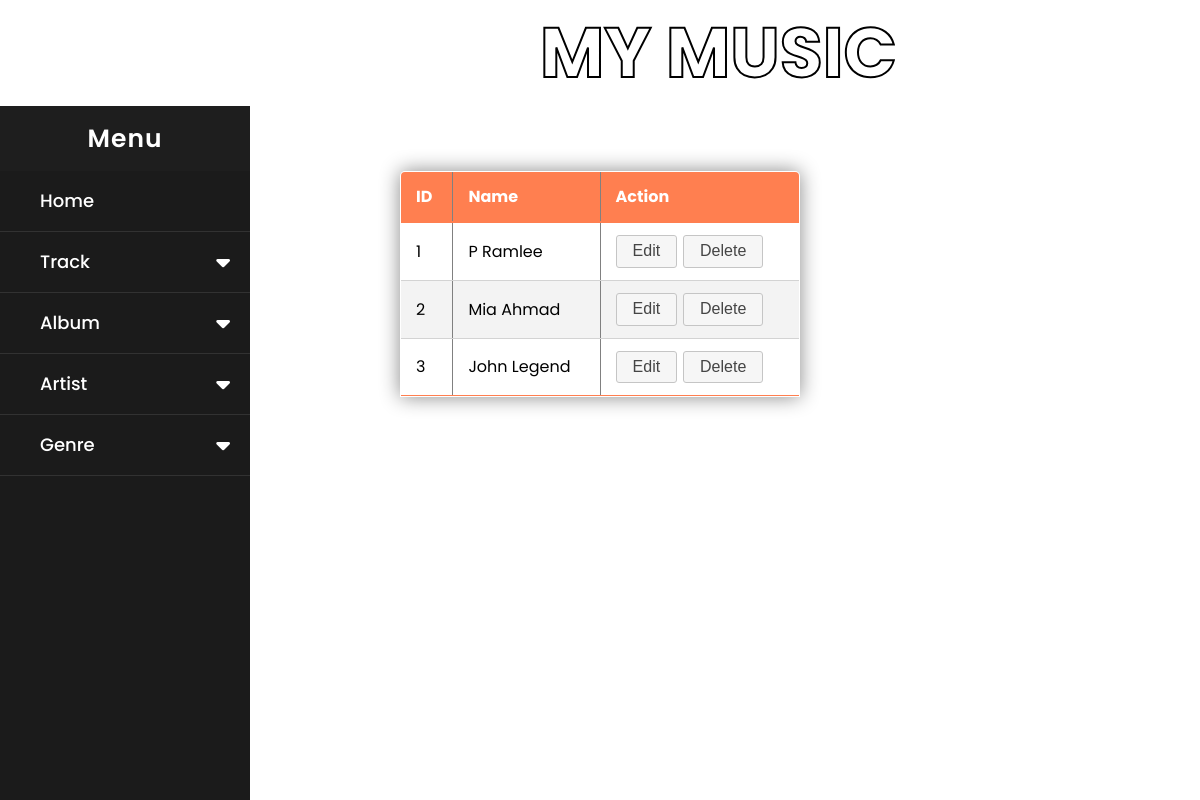
Screenshot of /indexArtist.php with the database file from the repository.
### tables this page shows
CREATE TABLE `artist` (
  `artist_id` int(11) NOT NULL,
  `name` varchar(200) DEFAULT NULL
);

### indexArtist.php (the view, shortened to what this page needs)
<?php
require_once "pdo.php";
require "home.php";
$sql = 'SELECT * FROM artist';
$statement =$pdo->prepare($sql);
$statement->execute();
$artist = $statement->fetchAll(PDO::FETCH_OBJ);
?>
<!DOCTYPE html>
<html lang="en">
<head>
</head>
<body>
    <div class="container">
      <table class="table" border="1">
        <thead>
        <tr>
          <th>ID</th>
          <th>Name</th>
          <th>Action</th>
        </tr>
      </thead>
        <?php  foreach($artist as $artist): ?>
        <tr>
          <td><?= $artist->artist_id; ?></td>
          <td><?= $artist->name; ?></td>
          <td>
          <a href="editArtist.php?artist_id=<?= $artist->artist_id ?>" class="ui-button ui-widget ui-corner-all">Edit</a>
          <a onclick="return confirm('Are you sure you want to delete this entry?')"  href="deleteArtist.php?artist_id=<?= $artist->artist_id ?>" class="ui-button ui-widget ui-corner-all">Delete</a>
          </td>
        </tr>
        <?php endforeach;  ?>
      </table>
    </div>
  </body>
  </html>

### style2.css (style rules this page uses)
* { margin: 0; padding: 0; user-select: none; box-sizing: border-box; font-family: 'Poppins', sans-serif; }

### style.css (style rules this page uses)
body { background-image: url(https://free4kwallpapers.com/uploads/originals/2021/01/20/music-wallpaper.jpg); background-size:cover; background-position: center; background-repeat: no-repeat; background-attachment: fixed; }
.container { margin-top: 65px; margin-right: 20px; margin-left: 350px; margin-bottom: 50px; }
.table { border-collapse: collapse; margin: 10px 10px 10px 50px; font-size: 16px; min-width:400px; border-radius: 5px 5px 0 0; overflow: hidden; box-shadow: 0 0 20px #888888; }
.table thead tr { background-color: coral; color: #fff; text-align: left; font-weight: bold; }
.table th, .table td { padding: 12px 15px; }
.table tr { border-bottom: 1px solid #D3D3D3; }
.table tr:nth-of-type(even) { background-color: #f3f3f3; }
.table tr:last-of-type { border-bottom:2px solid coral; }

### rows the page displays
artist: artist_id "1", name "P Ramlee"
artist: artist_id "2", name "Mia Ahmad"
artist: artist_id "3", name "John Legend"
